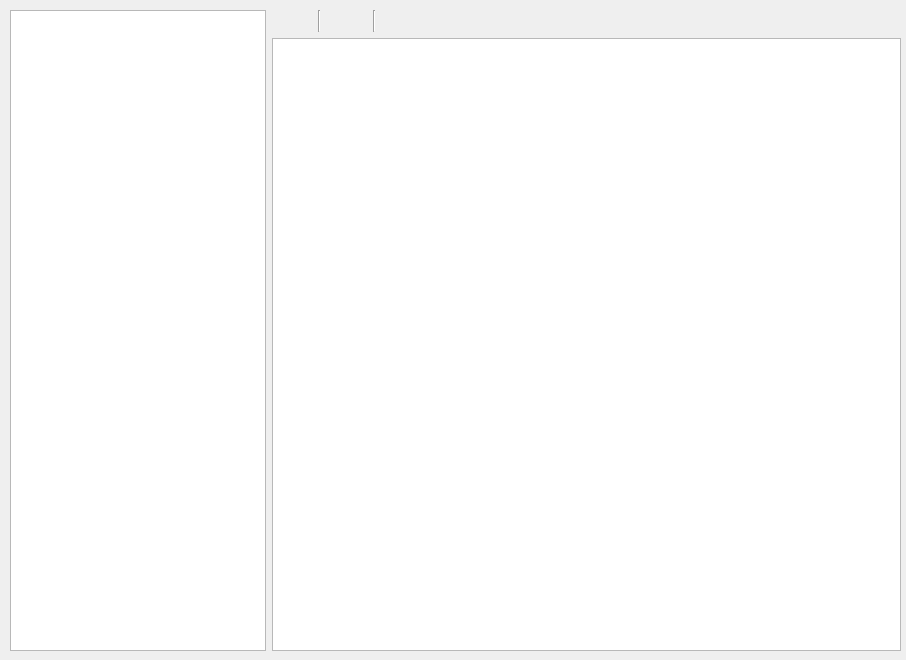
<?xml version="1.0" encoding="UTF-8"?>
<ui version="4.0">
 <class>TileMapEditWindow</class>
 <widget class="QWidget" name="TileMapEditWindow">
  <property name="geometry">
   <rect>
    <x>0</x>
    <y>0</y>
    <width>906</width>
    <height>660</height>
   </rect>
  </property>
  <property name="windowTitle">
   <string>格子地图编辑</string>
  </property>
  <property name="windowIcon">
   <iconset resource="orion2.qrc">
    <normaloff>:/images/unique32.png</normaloff>:/images/unique32.png</iconset>
  </property>
  <widget class="QWidget" name="layoutWidget">
   <property name="geometry">
    <rect>
     <x>10</x>
     <y>10</y>
     <width>891</width>
     <height>641</height>
    </rect>
   </property>
   <layout class="QHBoxLayout" name="rootlayout" stretch="0,1">
    <item>
     <layout class="QVBoxLayout" name="verticalLayout" stretch="1">
      <property name="sizeConstraint">
       <enum>QLayout::SetDefaultConstraint</enum>
      </property>
      <item>
       <widget class="QListWidget" name="listWidget">
        <property name="minimumSize">
         <size>
          <width>0</width>
          <height>0</height>
         </size>
        </property>
        <property name="maximumSize">
         <size>
          <width>16777215</width>
          <height>16777215</height>
         </size>
        </property>
        <property name="iconSize">
         <size>
          <width>64</width>
          <height>64</height>
         </size>
        </property>
       </widget>
      </item>
     </layout>
    </item>
    <item>
     <layout class="QVBoxLayout" name="verticalLayout_2" stretch="0,0">
      <property name="sizeConstraint">
       <enum>QLayout::SetDefaultConstraint</enum>
      </property>
      <item>
       <layout class="QHBoxLayout" name="horizontalLayout_2">
        <item>
         <widget class="QPushButton" name="savepushButton">
          <property name="text">
           <string/>
          </property>
          <property name="icon">
           <iconset resource="orion2.qrc">
            <normaloff>:/images/save.png</normaloff>:/images/save.png</iconset>
          </property>
          <property name="iconSize">
           <size>
            <width>24</width>
            <height>24</height>
           </size>
          </property>
          <property name="flat">
           <bool>true</bool>
          </property>
         </widget>
        </item>
        <item>
         <widget class="Line" name="line">
          <property name="orientation">
           <enum>Qt::Vertical</enum>
          </property>
         </widget>
        </item>
        <item>
         <widget class="QPushButton" name="defaultpushButton">
          <property name="text">
           <string/>
          </property>
          <property name="icon">
           <iconset resource="orion2.qrc">
            <normaloff>:/images/emptylevel.png</normaloff>:/images/emptylevel.png</iconset>
          </property>
          <property name="iconSize">
           <size>
            <width>24</width>
            <height>24</height>
           </size>
          </property>
          <property name="flat">
           <bool>true</bool>
          </property>
         </widget>
        </item>
        <item>
         <widget class="Line" name="line_2">
          <property name="orientation">
           <enum>Qt::Vertical</enum>
          </property>
         </widget>
        </item>
        <item>
         <widget class="QPushButton" name="applypushButton">
          <property name="text">
           <string/>
          </property>
          <property name="icon">
           <iconset resource="orion2.qrc">
            <normaloff>:/images/share.png</normaloff>:/images/share.png</iconset>
          </property>
          <property name="iconSize">
           <size>
            <width>24</width>
            <height>24</height>
           </size>
          </property>
          <property name="flat">
           <bool>true</bool>
          </property>
         </widget>
        </item>
        <item>
         <widget class="QPushButton" name="clearpushButton">
          <property name="text">
           <string/>
          </property>
          <property name="icon">
           <iconset resource="orion2.qrc">
            <normaloff>:/images/trash.png</normaloff>:/images/trash.png</iconset>
          </property>
          <property name="iconSize">
           <size>
            <width>24</width>
            <height>24</height>
           </size>
          </property>
          <property name="flat">
           <bool>true</bool>
          </property>
         </widget>
        </item>
        <item>
         <spacer name="horizontalSpacer_2">
          <property name="orientation">
           <enum>Qt::Horizontal</enum>
          </property>
          <property name="sizeHint" stdset="0">
           <size>
            <width>40</width>
            <height>20</height>
           </size>
          </property>
         </spacer>
        </item>
       </layout>
      </item>
      <item>
       <widget class="ImageView" name="editorView"/>
      </item>
     </layout>
    </item>
   </layout>
  </widget>
 </widget>
 <customwidgets>
  <customwidget>
   <class>ImageView</class>
   <extends>QGraphicsView</extends>
   <header>imageview.h</header>
  </customwidget>
 </customwidgets>
 <resources>
  <include location="orion2.qrc"/>
 </resources>
 <connections/>
</ui>
